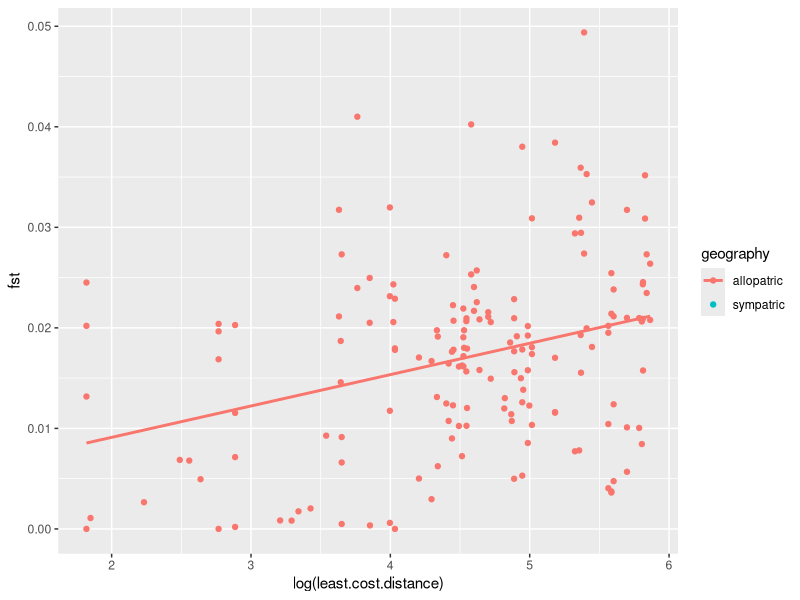
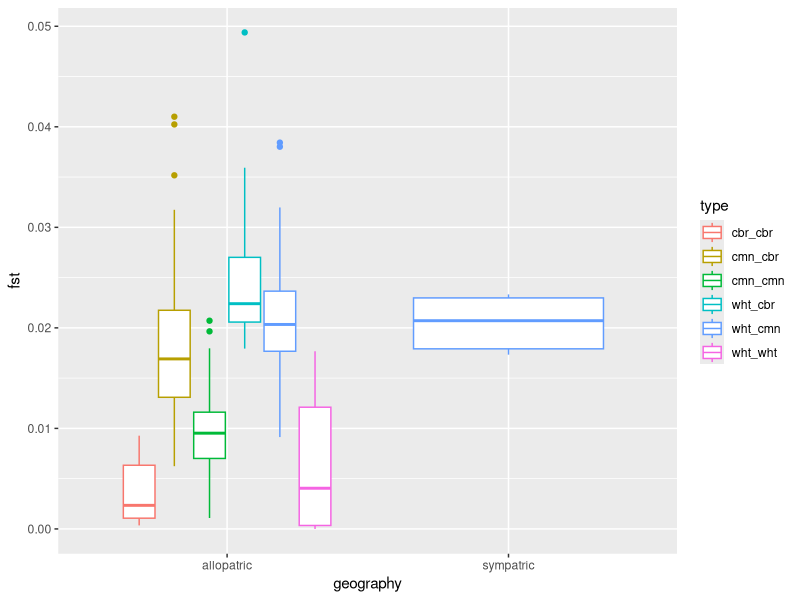

These figures' R source, in order:
library("ggplot2")
library("dplyr")

fst_dist <- read.table("metadata/fst_distances.txt", h = T)

fst_dist %>%
  #filter(type %in% c("wht_wht", "cmn_cmn", "wht_cmn", :))%>%
  mutate(coast_distance = least.cost.distance + dist.to.coast1 + dist.to.coast2) %>%
  #mutate(comparison = ifelse(type %in% c("wht_wht", "cmn_cmn", "cbr_cbr"), "same", "different")) %>%
  ggplot(aes(x = log(least.cost.distance), y = fst, color = geography)) +
  geom_point()+
  #facet_wrap(~type) +
  geom_smooth(method = "lm", se = FALSE)

fst_dist %>%
  #filter(type %in% c("wht_wht", "cmn_cmn", "wht_cmn", :))%>%
  mutate(coast_distance = least.cost.distance + dist.to.coast1 + dist.to.coast2) %>%
  #mutate(comparison = ifelse(type %in% c("wht_wht", "cmn_cmn", "cbr_cbr"), "same", "different")) %>%
  ggplot(aes(x = geography, y = fst, color = type)) +
  geom_boxplot()
